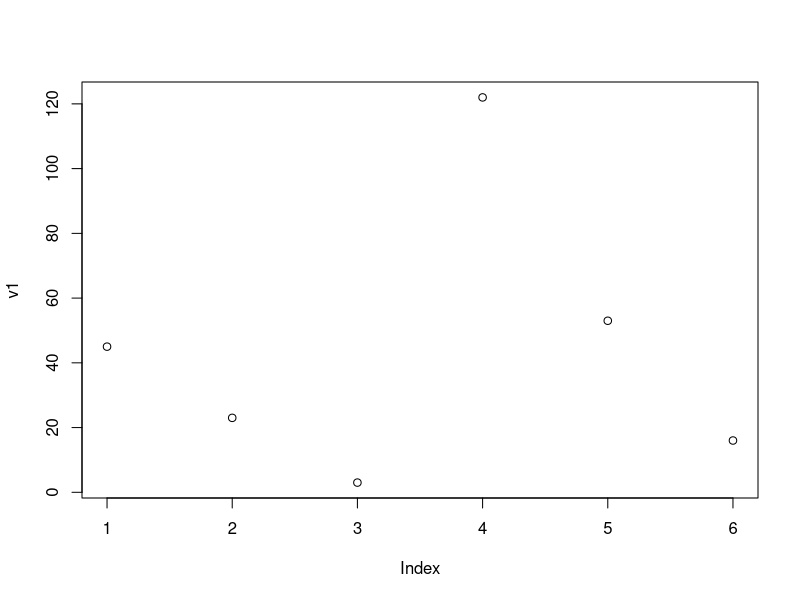

The R source for this figure:
#-----------------Vector ----------------------#

nums <- c(34 , 56 , 78 , 12 , 23 , 64)
names <- c("Ali" , "Saad" , "Ahsan" , "Sami" , "Khalid")

print(nums)
print(names)
print(names[2])
print(length(nums))
print(nums[2:5])

for(i in names){
  print(i)
}

for(j in nums){
  
  if(j < 50){
    next
  }
  print(j)
}


v1 <- c(45 , 23 , 3  , 122, 53 , 16)
v2 <- c(78 , 34 , 1 , 23 , 43 , 0)

print(v1 & v2)
print(typeof(v1))
v3 <- as.integer(v1)

print(typeof(v3))

a <- 45L

print(typeof(a))

print(v1[2 : 5])

sum(56 , 12)

sum(v1 , v2)

plot(v1)

# Create a vector of fruits , print 2nd and 4th element
# Create two vectors of 5 numeric values and perform
  # Element wise Addition
  # Element wise Multiplication

v1 <- c(45 , 23 , 3  , 122, 53 , 16)
v2 <- c(78 , 34 , 1 , 23 , 43 , 340)

#--- arithmetic operators ---#

add <- v1 + v2
sub <- v1 - v2
mul <- v1 * v2
div <- v1 / v2

#----Logical functions of vector -----#

which(v1 > 50)
all(v2 < 100)   # All should be true
any(v2 > 500)  # Atleast 1 TRUE

v2 > 100

v2[-6]  # remove this element


#---------------LIST-----------------#
course <- c("R" , "AI ML" , "Hadoop" , "Tableau")

student <- list("Ali" , 25L , "ADSE II" , 5.8 , TRUE , course)

print(student)

for(i in student){
  
  print(i)
}

print(student[3])

print(student[1:3])


stu <- list(
  
  name = "Asad",
  age = 24L,
  course = course,
  CNIC = TRUE,
  enroll = "ADSE II"

  )

print(stu)
print(stu[1])

print(stu$CNIC)
print(paste("Student name is " , stu$name , " and enrolled in " , stu$enroll))


result <- list(
  
  list(name= "Ali" , marks= c(90 , 45 , 67)),
  list(name= "Ahmed" , marks= c(87, 90 , 81)),
  list(name= "Hasan" , marks= c(67 , 45 , 54))
  
)

for(r in result){
  
  avg <- mean(r$marks)
  print(paste("Name is " , r$name , " Average of marks ", avg))
 
}

#---- Apply family function ----#

lapply(result, function(s){
  mean(s$marks)
})


sapply(result , function(s){
  paste(s$name , " " , mean(s$marks))
  })


lapply(result, function(r){
  list(
    name = r$name,
    min = min(r$marks),
    max = max(r$marks),
    average = mean(r$marks)
  )
})

sapply(result, function(r){
  c(
    name = r$name,
    min = min(r$marks),
    max = max(r$marks),
    average = mean(r$marks)
  )
})



#----------- Factor ------#
colors <- factor(c("blue" ,"green" , "orange" , "purple" , "yellow" , "green"))
print(colors)
levels(colors)
summary(colors)

names <- c("Ali" , "Saad" , "Usman")
marks <- c(78 , 89 ,69 , 45 , 73 , 81 , 90 , 82 , 79)
group <- rep(names , each = 3)


tapply(marks, group, mean)


#----------------matrix -------------------#
#marks <- c(78 , 89 ,69 , 45 , 73 , 81 , 90 , 82 , 79)
#mat <- matrix(marks , nrow = 3 , ncol = 3)

marks <- c(78 , 89 ,69 , 45 , 73 , 81 )
mat <- matrix(marks , nrow = 3 , ncol = 2)
mat

mat2 <- matrix(marks , nrow = 2 , ncol = 3)
mat2


fruits <- matrix(c("Apple" , "Mango" , "Oranges" , "Avocado" , "Grapes" , "Berries") , nrow = 2 , ncol = 3)
fruits

marks <- c(78 , 89 ,69 , 45 , 73 , 81 )
mat <- matrix(marks , nrow = 3 , ncol = 2 , byrow = FALSE)
mat


name <- c("Ahsan" , "Saim" , "Asad")
subjects <- c("Maths" , "Physics" ,"Computer")
marks <- c(78 , 98 , 69 , 56 , 71 , 67 , 81 ,95 , 79)

result <- matrix(marks , nrow = 3 , ncol = 3 , byrow = TRUE , dimnames = list(name , subjects))
result

rowSums(result)
colSums(result)

result[2 , 2]
result[1 , 3]
result[1 , ]
result[ , 3]
colMeans(result)
rowMeans(result)

#-----------Arrays-------------------#

# Stores = 3
# Months = 2
# Years = 2

sales <- array(
  c(120 , 150 , 180 , 130 , 145 , 160 , 140 , 190 , 200 , 150 , 170 , 210),
  dim = c(3 , 2 , 2),
  dimnames = list(
    c("Store_A" , "Store_B" , "Store_C"),
    c("Nov" , "Dec"),
    c("2023" , "2024")
  )
)

sales

sales["Store_A" , "Nov" , "2024"]

apply(sales , 1 , sum)

apply(sales , 2, sum)

apply(sales , 3, sum)

#----------------------Data Frames---------------------------------#

students <- data.frame(
    
  name = c("Ali" , "Saad" , "Ahmed" , "Hasan" , "Ahsan"),
  age = c(12 , 14 , 11 , 16 , 10 ),
  grade = factor(c("A" , "A+" , "B" , "A" , "B")),
  standard = c(5 , 8 , 4 , 10 , 5)
  
)

print(students)
print(students$name)
print(students[2])
print(students[3 , 3])
print(students[1 , ])
print(students[4])
print(students$standard)
print(students[ , 4])

#-------------Data Manipulation------------#

stu_marks <- data.frame(
  Name = c("Ali" , "Saad" , "Ahmed" , "Hasan" , "Ahsan"),
  Maths = sample(60:100 , 5 , replace = TRUE),
  Eng = sample(60:90 , 5 , replace = TRUE),
  Sci = sample(50:85 , 5 , replace = TRUE)
)

print(stu_marks)


stu_marks$TotalMarks <- 0
stu_marks$TotalMarks <- stu_marks$Maths + stu_marks$Eng + stu_marks$Sci

stu_marks$Grade <- NA

stu_marks$Percetange <- round((stu_marks$TotalMarks / 300) * 100)

for(i in 1:nrow(stu_marks)){
  
  if(stu_marks$Percetange[i] >= 80){
    
    stu_marks$Grade[i] <- "A+"
  
    } else if(stu_marks$Percetange[i] >= 70){
      
      stu_marks$Grade[i] <- "A"
      
    } else if(stu_marks$Percetange[i] >= 60){
      
      stu_marks$Grade[i] <- "B"
      
    } else if(stu_marks$Percetange[i] >= 50){
      
      stu_marks$Grade[i] <- "C"
      
    } else {
      
      stu_marks$Grade[i] <- "Fail"
      }   
  
}

stu_marks[stu_marks$TotalMarks > 200,]
stu_marks[stu_marks$Percetange > 80 , ]

max(stu_marks$TotalMarks)
min(stu_marks$Percetange)


# Create dataframe of employees , name , age , department , salary , working_years

# print salaries
# print employees age greater than 50
# Add Bonus of 10% of salary where working_year > 10   































































